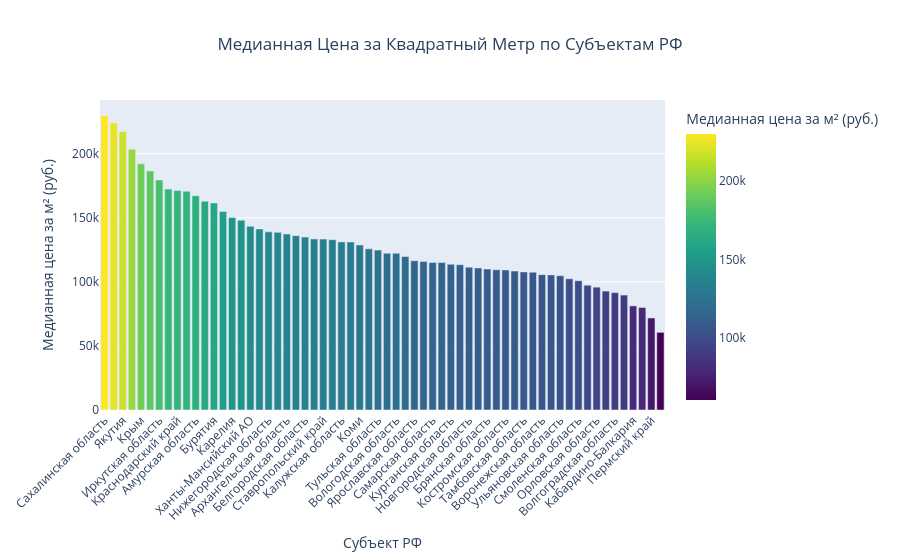

The notebook cell this image was saved under:
### Markdown cell above
## Анализ распределения цены за м²

**Наблюдения :**
- Распределение имеет **мультимодальный** характер - видно несколько пиков
- Это указывает на **неоднородность данных** - как минимум 2-3 различных рынка недвижимости


**Интерпретация пиков:**
1. **Первый пик** (низкие цены) - вероятно, регионы с низкой экономической активностью или эконом-класс
2. **Второй пик** (средние цены) - основной массовый сегмент, комфорт-класс
3. **Третий пик/хвост** (высокие цены) - бизнес/элитный класс, крупные города

**Статистические выводы:**
- Разница между медианой и средним говорит о наличии дорогих объектов, "тянущих" среднее вверх
- Диапазон между 10% и 90% квантилями показывает **широкий разброс** типичных цен

### Code cell
# Группировка данных по субъектам РФ и расчет медианной цены за м²
regional_prices = df.groupby('Субъект РФ').agg({
    'Цена_за_квадратный_метр': ['median', 'mean', 'std', 'count']
}).round(0)
regional_prices.columns = ['Медиана', 'Среднее', 'Ст.откл', 'Количество']
regional_prices = regional_prices.sort_values('Медиана', ascending=False).reset_index()

# Построение столбчатой диаграммы
fig_region_bar = px.bar(
    regional_prices,
    x='Субъект РФ',
    y='Медиана',
    title='Медианная Цена за Квадратный Метр по Субъектам РФ',
    labels={'Субъект РФ': 'Субъект РФ', 'Медиана': 'Медианная цена за м² (руб.)'},
    hover_data=['Среднее', 'Количество'],
    color='Медиана',
    color_continuous_scale='Viridis'
)

fig_region_bar.update_layout(title_x=0.5, xaxis_tickangle=-45)
fig_region_bar.show()

### Figure 1 — Plotly figure (JSON) as saved in the notebook; plotly's stock layout.template omitted (floating-point values rounded to 4 significant figures)
{"data": [{"customdata": [[237500.0, 241.0], [220400.0, 3.0], [219600.0, 37.0], [228300.0, 225.0], [200900.0, 640.0], [193400.0, 13.0], [173700.0, 80.0], [162300.0, 15.0], [202000.0, 543.0], [172200.0, 240.0], [170700.0, 104.0], [160500.0, 498.0], [161600.0, 130.0], [150700.0, 85.0], [149500.0, 240.0], [146900.0, 56.0], [136500.0, 242.0], [130300.0, 230.0], [146000.0, 355.0], [153900.0, 250.0], [142700.0, 449.0], [128500.0, 490.0], [134500.0, 267.0], [134600.0, 499.0], [145500.0, 1205.0], [141500.0, 348.0], [128400.0, 492.0], [140100.0, 727.0], [131000.0, 224.0], [133400.0, 495.0], [121600.0, 146.0], [120900.0, 86.0], [122600.0, 500.0], [122800.0, 304.0], [122100.0, 197.0], [117700.0, 242.0], [113000.0, 85.0], [110900.0, 314.0], [115600.0, 149.0], [112700.0, 249.0], [118200.0, 237.0], [114300.0, 250.0], [111700.0, 499.0], [110200.0, 450.0], [112900.0, 248.0], [112800.0, 248.0], [110400.0, 247.0], [117200.0, 543.0], [104700.0, 15.0], [109400.0, 472.0], [106200.0, 33.0], [105900.0, 929.0], [99050.0, 265.0], [102400.0, 18.0], [100400.0, 250.0], [95350.0, 254.0], [93460.0, 250.0], [89020.0, 248.0], [83400.0, 167.0], [84770.0, 77.0], [85010.0, 113.0], [60610.0, 1.0]], "hovertemplate": "Субъект РФ=%{x}<br>Медианная цена за м² (руб.)=%{marker.color}<br>Среднее=%{customdata[0]}<br>Количество=%{customdata[1]}<extra></extra>", "legendgroup": "", "marker": {"color": [229800.0, 224000.0, 217200.0, 203500.0, 192100.0, 186500.0, 179500.0, 172400.0, 171300.0, 170700.0, 167200.0, 162900.0, 161600.0, 154800.0, 150200.0, 148100.0, 143300.0, 141300.0, 139000.0, 138600.0, 137300.0, 136000.0, 134900.0, 133400.0, 133400.0, 132900.0, 131200.0, 131000.0, 128800.0, 125800.0, 124800.0, 122400.0, 122300.0, 119800.0, 116500.0, 115900.0, 115000.0, 115000.0, 113700.0, 113400.0, 111400.0, 110800.0, 110000.0, 109400.0, 109300.0, 108400.0, 107700.0, 107500.0, 105600.0, 105400.0, 104800.0, 102400.0, 100900.0, 97320.0, 95850.0, 92790.0, 91580.0, 89680.0, 81220.0, 80000.0, 71830.0, 60610.0], "coloraxis": "coloraxis", "pattern": {"shape": ""}}, "name": "", "orientation": "v", "showlegend": false, "textposition": "auto", "type": "bar", "x": ["Сахалинская область", "Ямало-Ненецкий АО", "Якутия", "Севастополь", "Крым", "Камчатский край", "Иркутская область", "Северная Осетия — Алания", "Краснодарский край", "Забайкальский край", "Амурская область", "Татарстан", "Бурятия", "Мурманская область", "Карелия", "Алтайский край", "Ханты-Мансийский АО", "Дагестан", "Нижегородская область", "Адыгея", "Архангельская область", "Челябинская область", "Белгородская область", "Курская область", "Ставропольский край", "Чувашия (Чувашская республика)", "Калужская область", "Калининградская область", "Коми", "Кировская область", "Тульская область", "Красноярский край", "Вологодская область", "Башкортостан", "Ярославская область", "Мордовия", "Самарская область", "Свердловская область", "Курганская область", "Марий Эл", "Новгородская область", "Хакасия", "Брянская область", "Ивановская область", "Костромская область", "Тверская область", "Тамбовская область", "Владимирская область", "Воронежская область", "Саратовская область", "Ульяновская область", "Ростовская область", "Смоленская область", "Калмыкия", "Орловская область", "Чувашия", "Волгоградская область", "Псковская область", "Кабардино-Балкария", "Чечня", "Пермский край", "Ингушетия"], "xaxis": "x", "y": [229800.0, 224000.0, 217200.0, 203500.0, 192100.0, 186500.0, 179500.0, 172400.0, 171300.0, 170700.0, 167200.0, 162900.0, 161600.0, 154800.0, 150200.0, 148100.0, 143300.0, 141300.0, 139000.0, 138600.0, 137300.0, 136000.0, 134900.0, 133400.0, 133400.0, 132900.0, 131200.0, 131000.0, 128800.0, 125800.0, 124800.0, 122400.0, 122300.0, 119800.0, 116500.0, 115900.0, 115000.0, 115000.0, 113700.0, 113400.0, 111400.0, 110800.0, 110000.0, 109400.0, 109300.0, 108400.0, 107700.0, 107500.0, 105600.0, 105400.0, 104800.0, 102400.0, 100900.0, 97320.0, 95850.0, 92790.0, 91580.0, 89680.0, 81220.0, 80000.0, 71830.0, 60610.0], "yaxis": "y"}], "layout": {"barmode": "relative", "coloraxis": {"colorbar": {"title": {"text": "Медианная цена за м² (руб.)"}}, "colorscale": [[0, "#440154"], [0.1111, "#482878"], [0.2222, "#3e4989"], [0.3333, "#31688e"], [0.4444, "#26828e"], [0.5556, "#1f9e89"], [0.6667, "#35b779"], [0.7778, "#6ece58"], [0.8889, "#b5de2b"], [1, "#fde725"]]}, "legend": {"tracegroupgap": 0}, "title": {"text": "Медианная Цена за Квадратный Метр по Субъектам РФ", "x": 0.5}, "xaxis": {"anchor": "y", "domain": [0, 1], "tickangle": -45, "title": {"text": "Субъект РФ"}}, "yaxis": {"anchor": "x", "domain": [0, 1], "title": {"text": "Медианная цена за м² (руб.)"}}}}
